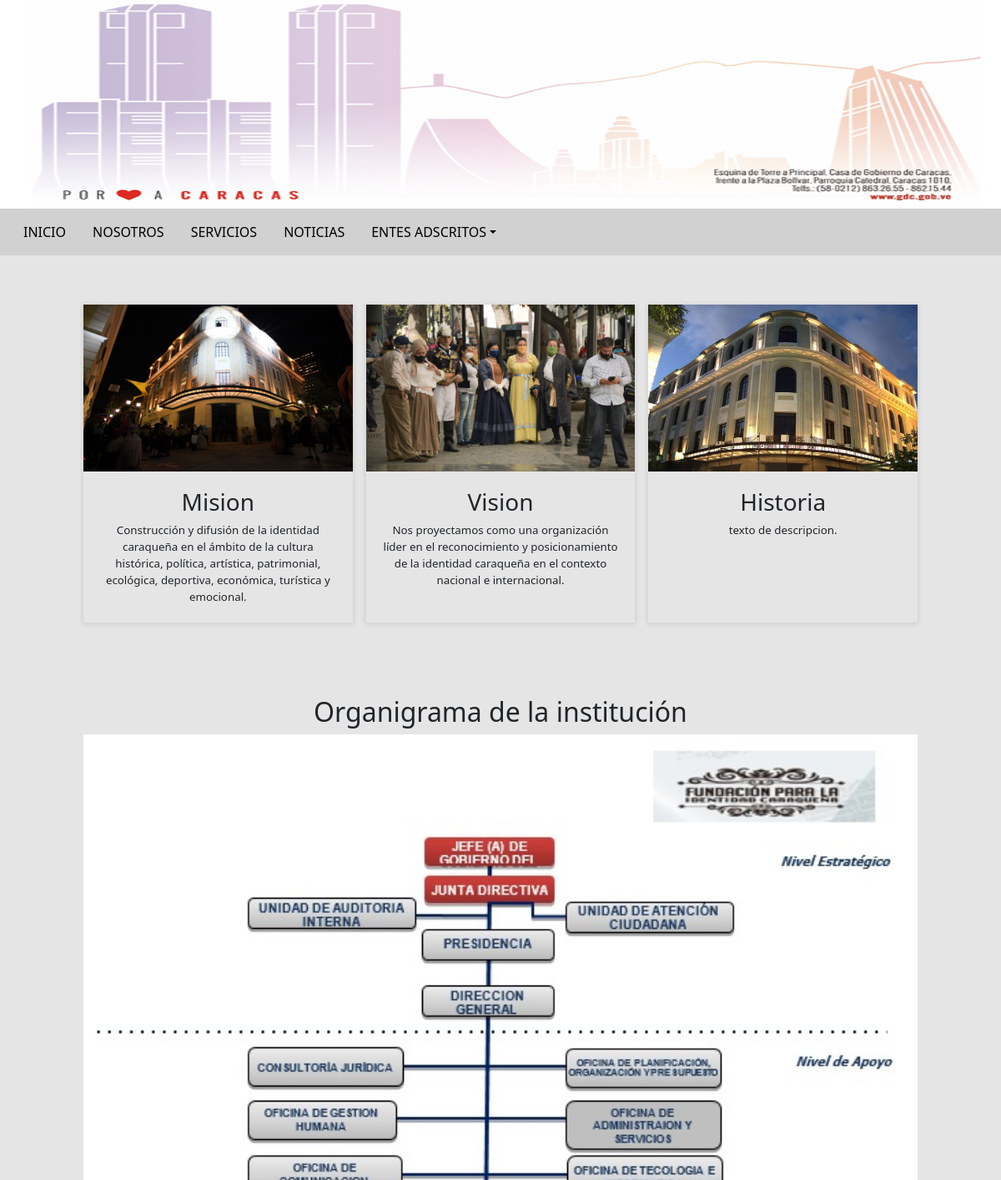
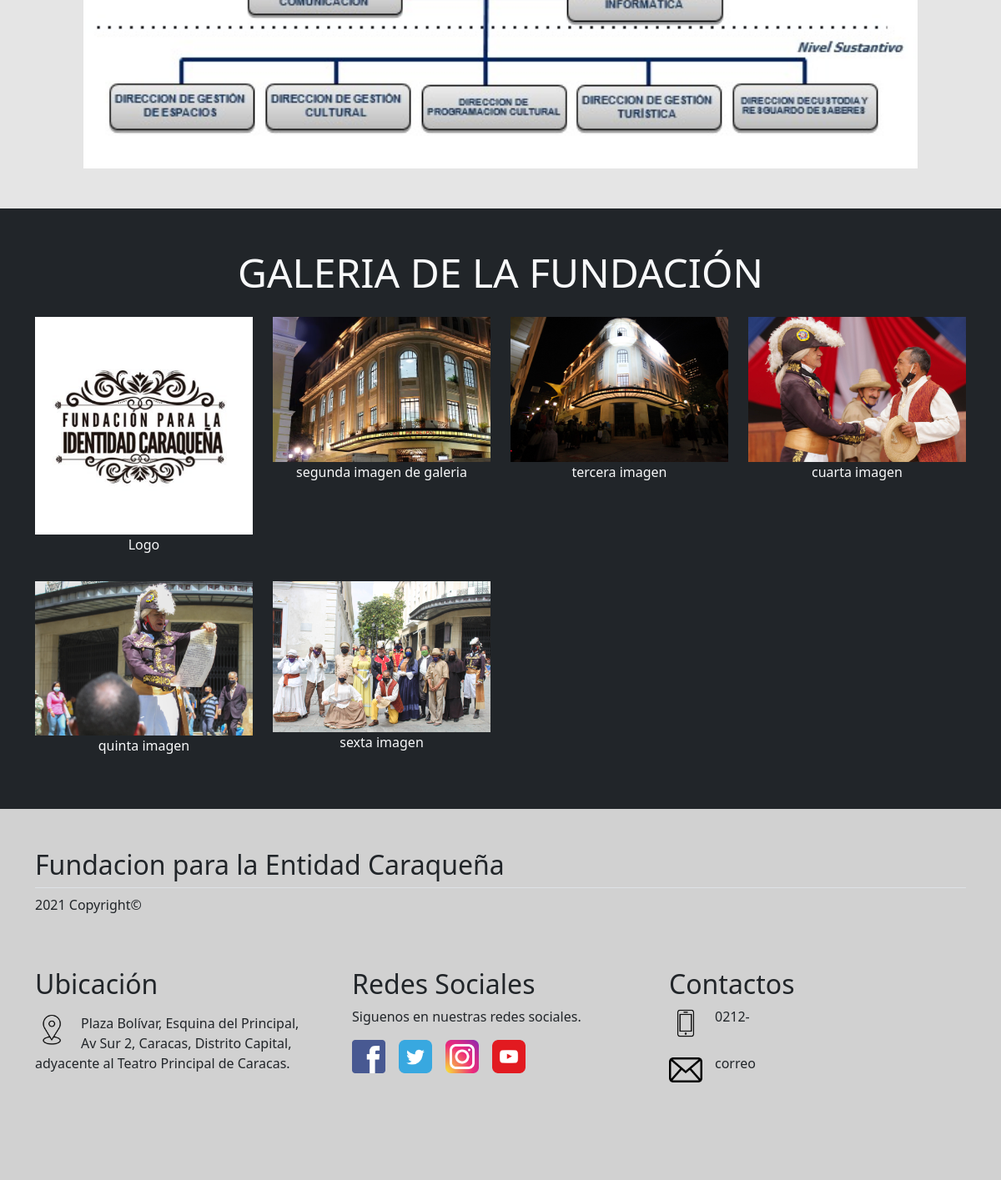
Screenshot of /index.php?action=nosotros with the database file from the repository (2 pictures, top to bottom).
### tables this page shows
CREATE TABLE `galeria` (
  `id_galeria` int(11) NOT NULL,
  `img_gal` varchar(255) NOT NULL,
  `tit_img_gal` varchar(255) NOT NULL
);

### index.php (called while the page is built, shortened)
<?php
require_once "controllers/controlador.php";
require_once "models/modelo.php";
$mvc= new mvccontroller();
$mvc-> plantilla();
?>

### models/modelo.php (called while the page is built, shortened)
<?php
class respuestaPeticionesPaginas{
    public function respuestaNosotrosModel(){
        $objeto = new Conexion();
        $conexion = $objeto->Conectar();
        $consulta = "SELECT id_galeria, img_gal, tit_img_gal FROM galeria";
        $resultado = $conexion->prepare($consulta);
        $resultado->execute();
        $dataGal = $resultado->fetchAll(PDO::FETCH_ASSOC);
        return $dataGal;
    }
}
?>

### views/modulos/nosotros.php (the view)
<?php
    $mvc= new mvccontroller();
    $dataGal = $mvc-> peticionPaginasController('Nosotros');
?>
<section class="post-list">
      <div class="content">
        <article class="post">
                <div class="post-header-nosotros">
                    <img class="post-img-1" src="views/images/foto-6.jpg">
                </div>
                <div class="post-body">
                    <div class="row">
                      <h3>Mision</h3>
                      <p class="descripcion-noti-inicio mb-0"  style="height:100px;">Construcción y difusión de la identidad caraqueña en el ámbito de la cultura
                  histórica, política, artística, patrimonial, ecológica, deportiva, económica, turística y
                  emocional.</p>
                    </div>
                </div>
        </article>
        <article class="post">
                <div class="post-header-nosotros">
                    <img class="post-img-1" src="views/images/foto-8.jpg">
                </div>
                <div class="post-body">
                    <div class="row">
                      <h3>Vision</h3>
                      <p class="descripcion-noti-inicio mb-0"  style="height:100px;">Nos proyectamos como una organización líder en el reconocimiento y
                  posicionamiento de la identidad caraqueña en el contexto nacional e internacional.</p>
                    </div>
                </div>
        </article>
        <article class="post">
                <div class="post-header-nosotros">
                    <img class="post-img-1" src="views/images/foto-14.jpg">
                </div>
                <div class="post-body">
                    <div class="row">
                      <h3>Historia</h3>
                      <p class="descripcion-noti-inicio mb-0"  style="height:100px;">texto de descripcion.</p>
                    </div>
                </div>
        </article>
      </div>
</section>
<section class="" style="max-width: 1000px;
    margin: 1.8em auto;">
  <h2 class="text-center">Organigrama de la institución</h2>
  <img src="views/images/organigrama.jpg" alt="Organigrama" width="100%" >
</section>
<section class="mt-5 bg-dark">
  <div class="container py-5">
    <h1 class="display-5 text-center text-light">GALERIA DE LA FUNDACIÓN</h1>
    <div class="row">
      <?php
        foreach($dataGal as $dat) {
      ?>
      <div class="col-xlg-3 col-lg-3 col-md-6 col-sm-12 mt-3">
        <img src="CMS/images/<?php echo $dat['img_gal'] ?>" class="" width="100%" height="auto" alt="">
        <p class="text-center text-light">
          <?php echo $dat['tit_img_gal'] ?>
        </p>
      </div>
      <?php
        }
      ?>
    </div>
  </div>
</section>

### views/plantillaPrincipal.php (shortened to what this page needs)
<!doctype html>
<html lang="es">
  <head>
    <link href="https://cdn.jsdelivr.net/npm/bootstrap@5.0.0-beta3/dist/css/bootstrap.min.css" rel="stylesheet">
    <link rel="stylesheet" href="views/css/style.css">
  </head>
  <body>
  <div class="container-fluid p-0" style="background-color: #E5E5E5;">
    <?php include "partes/header.php";?>
    <?php
    if (isset($_GET["action"]) || isset($_GET["id"]) != '') {
      $mvc= new mvccontroller();
      $mvc-> enlacesPaginasController();
    } else {
      include "modulos/inicio.php";
    }
    ?>
    <?php include "partes/footer.php";?>
  </div>
  </body>
</html>

### views/partes/header.php (shortened to what this page needs)
<div class="banner-fondo">
</div>
<nav class="navbar fixed-top sticky-top navbar-light color-nav d-none d-lg-block">
  <div class="container-fluid">
    <ul class="nav nav-pills">
      <li class="nav-item">
        <a class="nav-link" href="index.php?action=inicio" >INICIO</a>
      </li>
      <li class="nav-item">
        <a class="nav-link" href="index.php?action=nosotros">NOSOTROS</a>
      </li>
      <li class="nav-item">
        <a class="nav-link" href="index.php?action=servicios">SERVICIOS</a>
      </li>
      <li class="nav-item">
        <a class="nav-link" href="index.php?action=noticias">NOTICIAS</a>
      </li>
      <li class="nav-item dropdown">
        <a class="nav-link dropdown-toggle" data-bs-toggle="dropdown" href="#" role="button" aria-expanded="false">ENTES ADSCRITOS</a>
      </li>
    </ul>
  </div>
</nav>

### controllers/controlador.php (shortened to what this page needs)
<?php
    class mvccontroller{
        public function plantilla (){
            include "views/plantillaPrincipal.php";
        }
        public function enlacesPaginasController (){
            $enlace = (isset($_GET['action'])) ? $_GET['action'] : '';
            $clase = new EnlacesPaginas();
            $respuesta = $clase-> enlacesPaginasModel($enlace);
            if (isset($respuesta)){
            include $respuesta;}
        }
        public function peticionPaginasController($pagina){
            $clasPeticion = new respuestaPeticionesPaginas();
            $clasModel = 'respuesta'.$pagina.'Model';
            $array = $clasPeticion-> $clasModel();
            return $array;
        }
    }
?>

### views/partes/footer.php
<footer class="fondo-footer">
    <div class="container  py-5" id="featured-3">
        <h2 class="pb-2 border-bottom">Fundacion para la Entidad Caraqueña</h2>
        <p>2021 Copyright©</p>
        <div class="row row-footer g-5 py-5">
            <div class="feature col-md-4">
            <h2 class="mb-3">Ubicación</h2>
            <div class="contacto" style="margin-bottom: 1rem;">
                <img src="views/images/ubicacion.png" style="width: 40px; height: 40px; float: left; margin-right: 15px;" class="d-block" alt="...">
                <p style="margin-bottom: 0px;">Plaza Bolívar, Esquina del Principal, Av Sur 2, Caracas, Distrito Capital, adyacente al Teatro Principal de Caracas.</p>
            </div>
            </div>
            <div class="feature col-md-4">
            <h2>Redes Sociales</h2>
            <p>Siguenos en nuestras redes sociales.</p>
            <div class="d-flex">
                <a href="#" class="icon-link text-decoration-none text-dark mb-4">
                <img src="views/images/facebook.png" style="width: 40px;height: 40px;" class="d-block me-3" alt="...">
                </a>
                <a href="#" class="icon-link text-decoration-none text-dark mb-4">
                <img src="views/images/twitter.png" style="width: 40px;height: 40px;" class="d-block me-3" alt="...">
                </a>
                <a href="#" class="icon-link text-decoration-none text-dark mb-4">
                <img src="views/images/instagram.png" style="width: 40px;height: 40px;" class="d-block me-3" alt="...">
                </a>
                <a href="#" class="icon-link text-decoration-none text-dark mb-4">
                <img src="views/images/youtube.png" style="width: 40px;height: 40px;" class="d-block" alt="...">
                </a>
            </div>
            </div>
            <div class="feature col-md-4">
            <h2>Contactos</h2>
            <div class="contacto2" style="margin-bottom: 1rem; height: 40px;">
                <img src="views/images/telefono.png" style="width: 40px; height: 40px; float: left; margin-right: 15px;" class="d-block" alt="...">
                <p style="margin-bottom: 0px;">0212-</p>
            </div>
            <div class="contacto2" style="margin-bottom: 1rem; height: 40px;">
                <img src="views/images/gmail.png" style="width: 40px; height: 40px; float: left; margin-right: 15px;" class="d-block" alt="...">
                <p style="margin-bottom: 0px;">correo</p>
            </div>
            </div>
        </div>
    </div>
</footer>

### views/css/style.css (style rules this page uses)
.banner-fondo { background: url('../images/header.png'); background-position: center; background-size: 100% 100%; width: 100%; height: 250px; }
.color-nav { background:rgba(209, 209, 209); }
.nav-link { color: black; }
.d-block { height: 720px; }
.fondo-footer { background: rgba(209, 209, 209); }
.post-list { display: flex; align-items: center; justify-content: center; padding: 30px 15px; }
.content { display: grid; grid-template-columns: repeat(3, 1fr); gap: 1em; max-width: 1000px; margin: 1.8em auto; }
.descripcion-noti-inicio { font-size: smaller; }
.post-img-1 { background:url(../images/test1.jpg) ; width: 100%; height: 200px; background-size: cover; background-position: center; transition: .2s; }
.post { box-shadow: 0 1px 6px 1px rgba(0, 0, 0, .1); overflow: hidden; transition: .2s; grid-template-rows: minmax(100px, auto); }
.post-header-nosotros { width: 100%; height: 200px; overflow: hidden; }
.post-body { padding: 20px; text-align: center; }
.post-body p { line-height: 1.5; margin-bottom: 20px; }
.row-footer { margin-right: 0px; }

### rows the page displays
galeria: img_gal (picture), tit_img_gal "Logo"
galeria: img_gal (picture), tit_img_gal "segunda imagen de galeria"
galeria: img_gal (picture), tit_img_gal "tercera imagen"
galeria: img_gal (picture), tit_img_gal "cuarta imagen"
galeria: img_gal (picture), tit_img_gal "quinta imagen"
galeria: img_gal (picture), tit_img_gal "sexta imagen"
